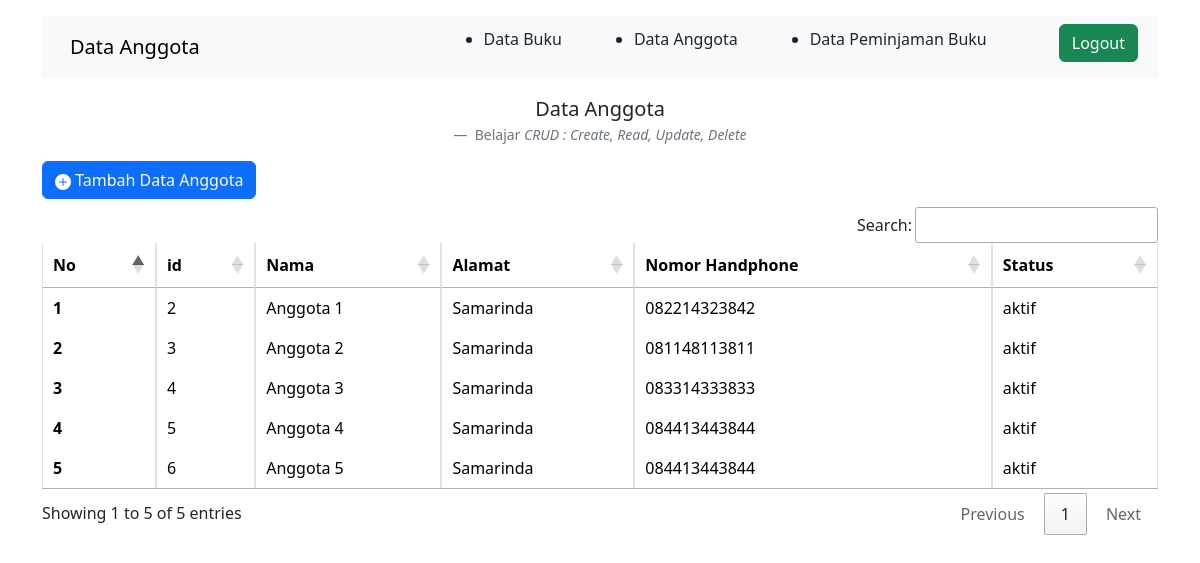
/anggota.php, run on the app's committed database.
### tables this page shows
CREATE TABLE `tb_anggota` (
  `id` int(50) NOT NULL,
  `nama` varchar(50) NOT NULL,
  `alamat` varchar(50) NOT NULL,
  `no_handphone` varchar(50) NOT NULL,
  `status` varchar(50) NOT NULL
);

### anggota.php (the view, shortened to what this page needs)
<!DOCTYPE html>
<?php
include 'koneksi.php';
?>
<html lang="en">
  <head>
    <link
      rel="stylesheet"
      href="https://cdn.jsdelivr.net/npm/bootstrap@5.3.1/dist/css/bootstrap.rtl.min.css"
    />
    <link rel="stylesheet" href="https://cdn.datatables.net/1.12.1/css/jquery.dataTables.min.css">
    <link rel="stylesheet" href="https://cdn.datatables.net/buttons/2.2.3/css/buttons.dataTables.min.css">
  </head>
  <body>
    <div class="container">
      <nav class="navbar bg-body-tertiary mt-3">
        <div class="container-fluid">
          <a class="navbar-brand">Data Anggota</a>
          <ul>
            <li class="nav-item">
              <a class="nav-link active" aria-current="page" href="index.php"> Data Buku </a>
            </li>
          </ul>
          <ul>
            <li class="nav-item">
              <a class="nav-link active" aria-current="page" href="anggota.php"> Data Anggota </a>
            </li>
          </ul>
          <ul>
            <li class="nav-item">
              <a class="nav-link active" aria-current="page" href="pinjam.php"> Data Peminjaman Buku </a>
            </li>
          </ul>
          <ul class="navbar-nav ms-2">
            <li class="nav-item">
              <a href="Logout.php" type="button" class="btn btn-success mb-2"> Logout
              </a>
            </li>
          </ul>
        </div>
      </nav>
      <figure class="text-center mt-3">
        <blockquote class="blockquote">
          <p>Data Anggota</p>
        </blockquote>
        <figcaption class="blockquote-footer">
          Belajar
          <cite title="Source Title">CRUD : Create, Read, Update, Delete</cite>
        </figcaption>
      </figure>
      <a href="kelola_anggota.php" type="button" class="btn btn-primary mb-2"><svg xmlns="http://www.w3.org/2000/svg" width="16" height="16"
      fill="currentColor" class="bi bi-plus-circle-fill" viewBox="0 0 16 16">
      <path d="M16 8A8 8 0 1 1 0 8a8 8 0 0 1 16 0zM8.5 4.5a.5.5 0 0 0-1 0v3h-3a.5.5 0 0 0 0 1h3v3a.5.5 0 0 0 1
      0v-3h3a.5.5 0 0 0 0-1h-3v-3z"/>
      </svg> Tambah Data Anggota
      </a>
      <table id="example" class="table table-hover table-bordered align-middle">
        <thead>
          <tr>
            <th scope="col">No</th>
            <th scope="col">id</th>
            <th scope="col">Nama</th>
            <th scope="col">Alamat</th>
            <th scope="col">Nomor Handphone</th>
            <th scope="col">Status</th>
          </tr>
        </thead>
        <tbody class="table-group-divider">
          <?php
          $query = "SELECT * FROM tb_anggota";
          $sql   = mysqli_query($connect, $query);
          $no=1;
          while ($data = mysqli_fetch_array($sql)){
          ?>
          <tr>
            <th scope="row"><?php echo $no++; ?></th>
            <td><?php echo $data['id']; ?></td>
            <td><?php echo $data['nama']; ?></td>
            <td><?php echo $data['alamat']; ?></td>
            <td><?php echo $data['no_handphone']; ?></td>
            <td><?php echo $data['status']; ?></td>
          </tr>
          <?php
          } ?>
        </tbody>
      </table>
    </div>
  </body>
</html>

### data on the page
tb_anggota: id "2", nama "Anggota 1", alamat "Samarinda", no_handphone "082214323842", status "aktif"
tb_anggota: id "3", nama "Anggota 2", alamat "Samarinda", no_handphone "081148113811", status "aktif"
tb_anggota: id "4", nama "Anggota 3", alamat "Samarinda", no_handphone "083314333833", status "aktif"
tb_anggota: id "5", nama "Anggota 4", alamat "Samarinda", no_handphone "084413443844", status "aktif"
tb_anggota: id "6", nama "Anggota 5", alamat "Samarinda", no_handphone "084413443844", status "aktif"
